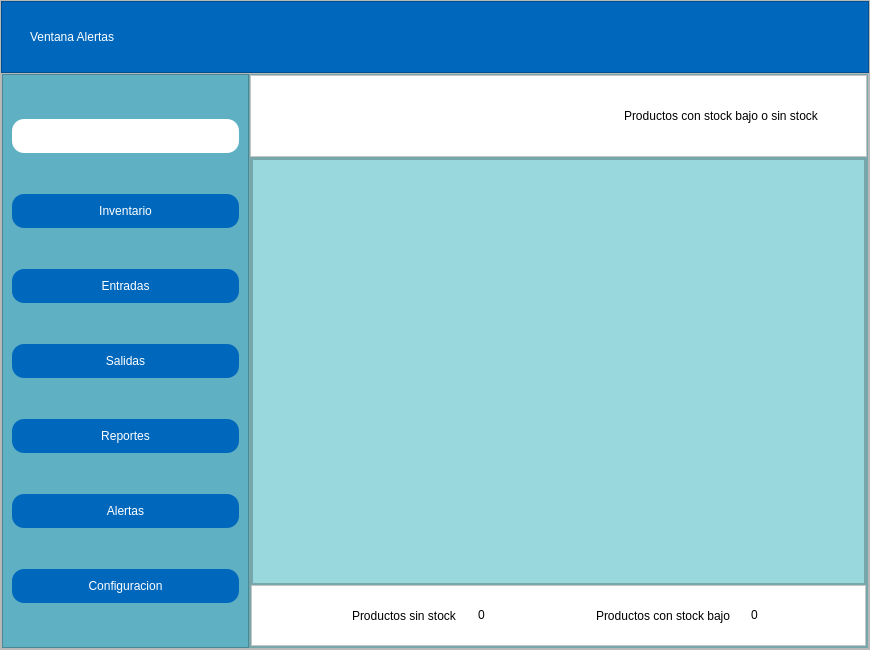
<?xml version="1.0" encoding="UTF-8"?>
<ui version="4.0">
 <class>Form</class>
 <widget class="QWidget" name="Form">
  <property name="geometry">
   <rect>
    <x>0</x>
    <y>0</y>
    <width>870</width>
    <height>650</height>
   </rect>
  </property>
  <property name="windowTitle">
   <string>Form</string>
  </property>
  <layout class="QVBoxLayout" name="verticalLayout">
   <property name="spacing">
    <number>0</number>
   </property>
   <property name="leftMargin">
    <number>0</number>
   </property>
   <property name="topMargin">
    <number>0</number>
   </property>
   <property name="rightMargin">
    <number>0</number>
   </property>
   <property name="bottomMargin">
    <number>0</number>
   </property>
   <item>
    <widget class="QFrame" name="frame">
     <property name="frameShape">
      <enum>QFrame::StyledPanel</enum>
     </property>
     <property name="frameShadow">
      <enum>QFrame::Raised</enum>
     </property>
     <layout class="QVBoxLayout" name="verticalLayout_2" stretch="1,8">
      <property name="spacing">
       <number>0</number>
      </property>
      <property name="leftMargin">
       <number>0</number>
      </property>
      <property name="topMargin">
       <number>0</number>
      </property>
      <property name="rightMargin">
       <number>0</number>
      </property>
      <property name="bottomMargin">
       <number>0</number>
      </property>
      <item>
       <widget class="QFrame" name="frame_superior">
        <property name="styleSheet">
         <string notr="true">QFrame{
	background-color: #0068BC;
}

QLabel {
	color: #FFFFFF;
    border: none;
    padding: 5px;
	font: 20pt &quot;Swis721 BlkCn BT&quot;;
}

QPushButton {
	background-color: transparent;
    color: #FFFFFF;
    border: none;
    padding: 5px;
}
QPushButton:hover { 
	background-color:#5DADE2; 
	
}
</string>
        </property>
        <property name="frameShape">
         <enum>QFrame::StyledPanel</enum>
        </property>
        <property name="frameShadow">
         <enum>QFrame::Raised</enum>
        </property>
        <layout class="QHBoxLayout" name="horizontalLayout">
         <property name="spacing">
          <number>0</number>
         </property>
         <property name="leftMargin">
          <number>0</number>
         </property>
         <property name="topMargin">
          <number>0</number>
         </property>
         <property name="rightMargin">
          <number>0</number>
         </property>
         <property name="bottomMargin">
          <number>0</number>
         </property>
         <item>
          <spacer name="horizontalSpacer_2">
           <property name="orientation">
            <enum>Qt::Horizontal</enum>
           </property>
           <property name="sizeType">
            <enum>QSizePolicy::Preferred</enum>
           </property>
           <property name="sizeHint" stdset="0">
            <size>
             <width>20</width>
             <height>20</height>
            </size>
           </property>
          </spacer>
         </item>
         <item>
          <widget class="QLabel" name="label">
           <property name="text">
            <string>Ventana Alertas</string>
           </property>
          </widget>
         </item>
         <item>
          <spacer name="horizontalSpacer">
           <property name="orientation">
            <enum>Qt::Horizontal</enum>
           </property>
           <property name="sizeHint" stdset="0">
            <size>
             <width>365</width>
             <height>20</height>
            </size>
           </property>
          </spacer>
         </item>
         <item>
          <widget class="QPushButton" name="btn_minimizar">
           <property name="text">
            <string/>
           </property>
           <property name="icon">
            <iconset>
             <normaloff>../models/minimizar.svg</normaloff>../models/minimizar.svg</iconset>
           </property>
           <property name="iconSize">
            <size>
             <width>40</width>
             <height>40</height>
            </size>
           </property>
          </widget>
         </item>
         <item>
          <widget class="QPushButton" name="btn_achicar">
           <property name="text">
            <string/>
           </property>
           <property name="icon">
            <iconset>
             <normaloff>../models/hacerchico.svg</normaloff>../models/hacerchico.svg</iconset>
           </property>
           <property name="iconSize">
            <size>
             <width>40</width>
             <height>40</height>
            </size>
           </property>
          </widget>
         </item>
         <item>
          <widget class="QPushButton" name="btn_agrandar">
           <property name="text">
            <string/>
           </property>
           <property name="icon">
            <iconset>
             <normaloff>../models/hacergrande.svg</normaloff>../models/hacergrande.svg</iconset>
           </property>
           <property name="iconSize">
            <size>
             <width>40</width>
             <height>40</height>
            </size>
           </property>
          </widget>
         </item>
         <item>
          <widget class="QPushButton" name="btn_cerrar">
           <property name="text">
            <string/>
           </property>
           <property name="icon">
            <iconset>
             <normaloff>../models/cerrar.svg</normaloff>../models/cerrar.svg</iconset>
           </property>
           <property name="iconSize">
            <size>
             <width>40</width>
             <height>40</height>
            </size>
           </property>
          </widget>
         </item>
         <item>
          <spacer name="horizontalSpacer_3">
           <property name="orientation">
            <enum>Qt::Horizontal</enum>
           </property>
           <property name="sizeType">
            <enum>QSizePolicy::Preferred</enum>
           </property>
           <property name="sizeHint" stdset="0">
            <size>
             <width>20</width>
             <height>20</height>
            </size>
           </property>
          </spacer>
         </item>
        </layout>
       </widget>
      </item>
      <item>
       <widget class="QFrame" name="frame_cuerpo">
        <property name="frameShape">
         <enum>QFrame::StyledPanel</enum>
        </property>
        <property name="frameShadow">
         <enum>QFrame::Raised</enum>
        </property>
        <layout class="QHBoxLayout" name="horizontalLayout_2" stretch="2,5">
         <property name="spacing">
          <number>0</number>
         </property>
         <property name="leftMargin">
          <number>0</number>
         </property>
         <property name="topMargin">
          <number>0</number>
         </property>
         <property name="rightMargin">
          <number>0</number>
         </property>
         <property name="bottomMargin">
          <number>0</number>
         </property>
         <item>
          <widget class="QFrame" name="frame_barra">
           <property name="maximumSize">
            <size>
             <width>300</width>
             <height>16777215</height>
            </size>
           </property>
           <property name="styleSheet">
            <string notr="true">QFrame {
	background-color: #60B0C3
}
QPushButton{
	background-color: #0068BC;       
    color: #FFFFFF;                    /* Texto blanco */
    border: none;                    /* Sin borde de línea */
    border-radius: 12px;             /* Bordes redondeados */
    padding: 10px 20px;              /* Relleno interno */
    font: bold 12pt &quot;Arial&quot;; 
}
QPushButton#btn_resumen{
background-color: #ffffff
}
QPushButton#btn_resumen:hover{
background-color: #5DADE2;
}
QPushButton:hover {
    background-color: #5DADE2;       /* Color cuando el mouse pasa encima */
}
</string>
           </property>
           <property name="frameShape">
            <enum>QFrame::StyledPanel</enum>
           </property>
           <property name="frameShadow">
            <enum>QFrame::Raised</enum>
           </property>
           <layout class="QVBoxLayout" name="verticalLayout_3">
            <item>
             <widget class="QPushButton" name="btn_resumen">
              <property name="text">
               <string/>
              </property>
              <property name="icon">
               <iconset>
                <normaloff>../models/logoIMSreduce.png</normaloff>../models/logoIMSreduce.png</iconset>
              </property>
              <property name="iconSize">
               <size>
                <width>120</width>
                <height>120</height>
               </size>
              </property>
             </widget>
            </item>
            <item>
             <widget class="QPushButton" name="btn_inventario">
              <property name="text">
               <string>Inventario</string>
              </property>
              <property name="icon">
               <iconset>
                <normaloff>../models/inventario.svg</normaloff>../models/inventario.svg</iconset>
              </property>
              <property name="iconSize">
               <size>
                <width>30</width>
                <height>30</height>
               </size>
              </property>
             </widget>
            </item>
            <item>
             <widget class="QPushButton" name="btn_entradas">
              <property name="text">
               <string>Entradas</string>
              </property>
              <property name="icon">
               <iconset>
                <normaloff>../models/entrada.svg</normaloff>../models/entrada.svg</iconset>
              </property>
              <property name="iconSize">
               <size>
                <width>30</width>
                <height>30</height>
               </size>
              </property>
             </widget>
            </item>
            <item>
             <widget class="QPushButton" name="btn_salidas">
              <property name="text">
               <string>Salidas</string>
              </property>
              <property name="icon">
               <iconset>
                <normaloff>../models/salida.svg</normaloff>../models/salida.svg</iconset>
              </property>
              <property name="iconSize">
               <size>
                <width>30</width>
                <height>30</height>
               </size>
              </property>
             </widget>
            </item>
            <item>
             <widget class="QPushButton" name="btn_reportes">
              <property name="text">
               <string>Reportes</string>
              </property>
              <property name="icon">
               <iconset>
                <normaloff>../models/reportes.svg</normaloff>../models/reportes.svg</iconset>
              </property>
              <property name="iconSize">
               <size>
                <width>30</width>
                <height>30</height>
               </size>
              </property>
             </widget>
            </item>
            <item>
             <widget class="QPushButton" name="btn_alertas">
              <property name="text">
               <string>Alertas</string>
              </property>
              <property name="icon">
               <iconset>
                <normaloff>../models/alertas.svg</normaloff>../models/alertas.svg</iconset>
              </property>
              <property name="iconSize">
               <size>
                <width>30</width>
                <height>30</height>
               </size>
              </property>
             </widget>
            </item>
            <item>
             <widget class="QPushButton" name="btn_configuracion">
              <property name="text">
               <string>Configuracion</string>
              </property>
              <property name="icon">
               <iconset>
                <normaloff>../models/configuracion.svg</normaloff>../models/configuracion.svg</iconset>
              </property>
              <property name="iconSize">
               <size>
                <width>30</width>
                <height>30</height>
               </size>
              </property>
             </widget>
            </item>
           </layout>
          </widget>
         </item>
         <item>
          <widget class="QFrame" name="frame_contenido">
           <property name="styleSheet">
            <string notr="true">background-color: #99D8DD</string>
           </property>
           <property name="frameShape">
            <enum>QFrame::StyledPanel</enum>
           </property>
           <property name="frameShadow">
            <enum>QFrame::Raised</enum>
           </property>
           <layout class="QVBoxLayout" name="verticalLayout_4" stretch="1,6">
            <property name="spacing">
             <number>0</number>
            </property>
            <property name="leftMargin">
             <number>0</number>
            </property>
            <property name="topMargin">
             <number>0</number>
            </property>
            <property name="rightMargin">
             <number>0</number>
            </property>
            <property name="bottomMargin">
             <number>0</number>
            </property>
            <item>
             <widget class="QFrame" name="frame_busqueda">
              <property name="styleSheet">
               <string notr="true">QFrame{
	background-color: #ffffff
}
QPushButton {
	background-color: transparent;
    color: #FFFFFF;
    border: none;
    padding: 5px;
}
QPushButton:hover { 
	background-color:#5DADE2; 
	min-width: 60px;
    min-height: 60px;
    border-radius: 30px; 
}
QLineEdit{
	border: 1px solid #000000;
	border-radius:10px;
	height:40px;
	font: 20pt &quot;Swis721 BlkCn BT&quot;;
}
QLabel {
	color: black;
    border: none;
    padding: 5px;
	font: 20pt &quot;Swis721 BlkCn BT&quot;;
}</string>
              </property>
              <property name="frameShape">
               <enum>QFrame::StyledPanel</enum>
              </property>
              <property name="frameShadow">
               <enum>QFrame::Raised</enum>
              </property>
              <layout class="QHBoxLayout" name="horizontalLayout_3">
               <item>
                <widget class="QPushButton" name="bt_ocultar">
                 <property name="text">
                  <string/>
                 </property>
                 <property name="icon">
                  <iconset>
                   <normaloff>../models/izquierda.svg</normaloff>../models/izquierda.svg</iconset>
                 </property>
                 <property name="iconSize">
                  <size>
                   <width>50</width>
                   <height>50</height>
                  </size>
                 </property>
                </widget>
               </item>
               <item>
                <widget class="QPushButton" name="bt_mostrar">
                 <property name="text">
                  <string/>
                 </property>
                 <property name="icon">
                  <iconset>
                   <normaloff>../models/derecha.svg</normaloff>../models/derecha.svg</iconset>
                 </property>
                 <property name="iconSize">
                  <size>
                   <width>50</width>
                   <height>50</height>
                  </size>
                 </property>
                </widget>
               </item>
               <item>
                <spacer name="horizontalSpacer_5">
                 <property name="orientation">
                  <enum>Qt::Horizontal</enum>
                 </property>
                 <property name="sizeType">
                  <enum>QSizePolicy::Preferred</enum>
                 </property>
                 <property name="sizeHint" stdset="0">
                  <size>
                   <width>10</width>
                   <height>20</height>
                  </size>
                 </property>
                </spacer>
               </item>
               <item>
                <widget class="QLabel" name="label_4">
                 <property name="text">
                  <string>Productos con stock bajo o sin stock</string>
                 </property>
                 <property name="textFormat">
                  <enum>Qt::AutoText</enum>
                 </property>
                </widget>
               </item>
               <item>
                <spacer name="horizontalSpacer_4">
                 <property name="orientation">
                  <enum>Qt::Horizontal</enum>
                 </property>
                 <property name="sizeType">
                  <enum>QSizePolicy::Preferred</enum>
                 </property>
                 <property name="sizeHint" stdset="0">
                  <size>
                   <width>30</width>
                   <height>20</height>
                  </size>
                 </property>
                </spacer>
               </item>
              </layout>
             </widget>
            </item>
            <item>
             <widget class="QFrame" name="frame_informacion">
              <property name="frameShape">
               <enum>QFrame::StyledPanel</enum>
              </property>
              <property name="frameShadow">
               <enum>QFrame::Raised</enum>
              </property>
              <layout class="QVBoxLayout" name="verticalLayout_5" stretch="7,1">
               <property name="spacing">
                <number>0</number>
               </property>
               <property name="leftMargin">
                <number>0</number>
               </property>
               <property name="topMargin">
                <number>0</number>
               </property>
               <property name="rightMargin">
                <number>0</number>
               </property>
               <property name="bottomMargin">
                <number>0</number>
               </property>
               <item>
                <widget class="QFrame" name="frame_productos">
                 <property name="frameShape">
                  <enum>QFrame::StyledPanel</enum>
                 </property>
                 <property name="frameShadow">
                  <enum>QFrame::Raised</enum>
                 </property>
                 <layout class="QHBoxLayout" name="horizontalLayout_4" stretch="0">
                  <property name="spacing">
                   <number>0</number>
                  </property>
                  <property name="leftMargin">
                   <number>0</number>
                  </property>
                  <property name="topMargin">
                   <number>0</number>
                  </property>
                  <property name="rightMargin">
                   <number>0</number>
                  </property>
                  <property name="bottomMargin">
                   <number>0</number>
                  </property>
                  <item>
                   <widget class="QTableWidget" name="tableproductostock"/>
                  </item>
                 </layout>
                </widget>
               </item>
               <item>
                <widget class="QFrame" name="frame_3">
                 <property name="styleSheet">
                  <string notr="true">QFrame{
	background-color: #ffffff;
}

QLabel {
	color: black;
    border: none;
    padding: 5px;
	font: 18pt &quot;Swis721 BlkCn BT&quot;;
}
QSpinBox::up-button { width: 0px; height: 0px; border: none; }
QSpinBox::down-button { width: 0px; height: 0px; border: none; }
QSpinBox{
	background-color:#ffffff;
	color: black;
    border: none;
    padding: 5px;
	font: 18pt &quot;Swis721 BlkCn BT&quot;;
}

</string>
                 </property>
                 <property name="frameShape">
                  <enum>QFrame::StyledPanel</enum>
                 </property>
                 <property name="frameShadow">
                  <enum>QFrame::Raised</enum>
                 </property>
                 <layout class="QHBoxLayout" name="horizontalLayout_5">
                  <item>
                   <spacer name="horizontalSpacer_6">
                    <property name="orientation">
                     <enum>Qt::Horizontal</enum>
                    </property>
                    <property name="sizeHint" stdset="0">
                     <size>
                      <width>127</width>
                      <height>20</height>
                     </size>
                    </property>
                   </spacer>
                  </item>
                  <item>
                   <widget class="QLabel" name="label_2">
                    <property name="text">
                     <string>Productos sin stock</string>
                    </property>
                   </widget>
                  </item>
                  <item>
                   <widget class="QSpinBox" name="spinBox_sinstock">
                    <property name="enabled">
                     <bool>false</bool>
                    </property>
                    <property name="focusPolicy">
                     <enum>Qt::NoFocus</enum>
                    </property>
                   </widget>
                  </item>
                  <item>
                   <spacer name="horizontalSpacer_7">
                    <property name="orientation">
                     <enum>Qt::Horizontal</enum>
                    </property>
                    <property name="sizeHint" stdset="0">
                     <size>
                      <width>126</width>
                      <height>20</height>
                     </size>
                    </property>
                   </spacer>
                  </item>
                  <item>
                   <widget class="QLabel" name="label_3">
                    <property name="text">
                     <string>Productos con stock bajo</string>
                    </property>
                   </widget>
                  </item>
                  <item>
                   <widget class="QSpinBox" name="spinBox_bajostock">
                    <property name="enabled">
                     <bool>false</bool>
                    </property>
                    <property name="focusPolicy">
                     <enum>Qt::NoFocus</enum>
                    </property>
                    <property name="wrapping">
                     <bool>false</bool>
                    </property>
                   </widget>
                  </item>
                  <item>
                   <spacer name="horizontalSpacer_8">
                    <property name="orientation">
                     <enum>Qt::Horizontal</enum>
                    </property>
                    <property name="sizeHint" stdset="0">
                     <size>
                      <width>127</width>
                      <height>20</height>
                     </size>
                    </property>
                   </spacer>
                  </item>
                 </layout>
                </widget>
               </item>
              </layout>
             </widget>
            </item>
           </layout>
          </widget>
         </item>
        </layout>
       </widget>
      </item>
     </layout>
    </widget>
   </item>
  </layout>
 </widget>
 <resources/>
 <connections/>
</ui>
